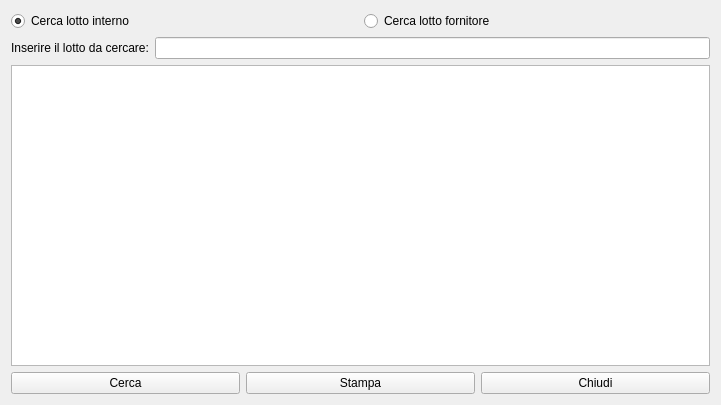
<?xml version="1.0" encoding="UTF-8"?>
<ui version="4.0">
 <class>HFindLotUse</class>
 <widget class="QWidget" name="HFindLotUse">
  <property name="geometry">
   <rect>
    <x>0</x>
    <y>0</y>
    <width>721</width>
    <height>405</height>
   </rect>
  </property>
  <property name="windowTitle">
   <string>Form</string>
  </property>
  <layout class="QVBoxLayout" name="verticalLayout">
   <item>
    <layout class="QHBoxLayout" name="horizontalLayout">
     <item>
      <widget class="QRadioButton" name="radioButton">
       <property name="text">
        <string>Cerca lotto interno</string>
       </property>
       <property name="checked">
        <bool>true</bool>
       </property>
      </widget>
     </item>
     <item>
      <widget class="QRadioButton" name="radioButton_2">
       <property name="text">
        <string>Cerca lotto fornitore</string>
       </property>
      </widget>
     </item>
    </layout>
   </item>
   <item>
    <layout class="QHBoxLayout" name="horizontalLayout_3">
     <item>
      <widget class="QLabel" name="label">
       <property name="text">
        <string>Inserire il lotto da cercare:</string>
       </property>
      </widget>
     </item>
     <item>
      <widget class="QLineEdit" name="lineEdit"/>
     </item>
    </layout>
   </item>
   <item>
    <widget class="QTableView" name="tableView"/>
   </item>
   <item>
    <layout class="QHBoxLayout" name="horizontalLayout_2">
     <item>
      <widget class="QPushButton" name="pushButton">
       <property name="text">
        <string>Cerca</string>
       </property>
       <property name="icon">
        <iconset resource="Resources/icons.qrc">
         <normaloff>:/Search.PNG</normaloff>:/Search.PNG</iconset>
       </property>
       <property name="iconSize">
        <size>
         <width>32</width>
         <height>32</height>
        </size>
       </property>
      </widget>
     </item>
     <item>
      <widget class="QPushButton" name="pushButton_3">
       <property name="text">
        <string>Stampa</string>
       </property>
       <property name="icon">
        <iconset resource="Resources/icons.qrc">
         <normaloff>:/Printer-icon.png</normaloff>:/Printer-icon.png</iconset>
       </property>
       <property name="iconSize">
        <size>
         <width>32</width>
         <height>32</height>
        </size>
       </property>
      </widget>
     </item>
     <item>
      <widget class="QPushButton" name="pushButton_2">
       <property name="text">
        <string>Chiudi</string>
       </property>
       <property name="icon">
        <iconset resource="Resources/icons.qrc">
         <normaloff>:/Actions-window-close-icon.png</normaloff>:/Actions-window-close-icon.png</iconset>
       </property>
       <property name="iconSize">
        <size>
         <width>32</width>
         <height>32</height>
        </size>
       </property>
      </widget>
     </item>
    </layout>
   </item>
  </layout>
 </widget>
 <resources>
  <include location="Resources/icons.qrc"/>
 </resources>
 <connections/>
</ui>
